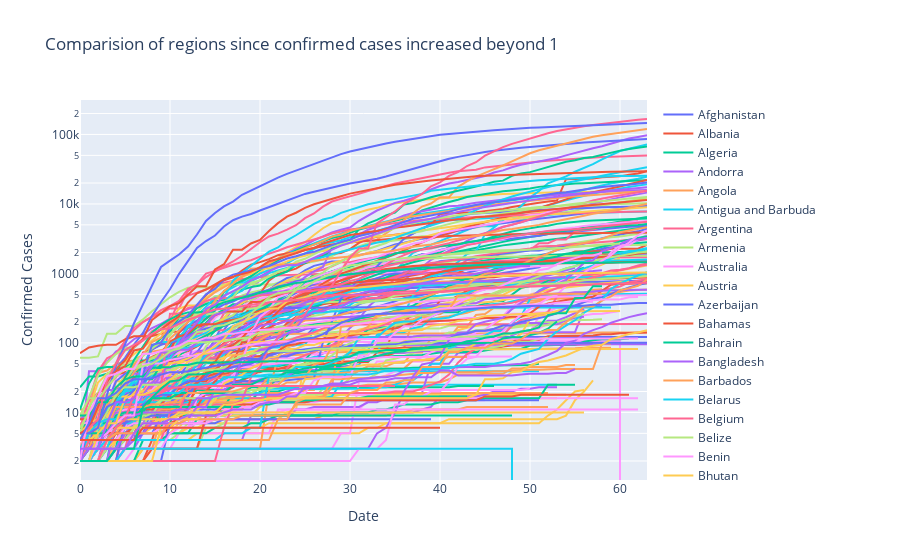

The code cell stored with this chart in its notebook:
### Code cell
start_data=[]
plot_data=[]
fig=tools.make_subplots()
n_unique_provice=df['Province_State'].nunique()
average_length=[]
cur=0
for d,group in df.groupby(['Country_Region','Province_State']):
    country=d[0]
    province=d[1]
#     print(province,country,cur,n_unique_provice)
    temp={}
    temp_df=group.copy().reset_index(drop=True)
    temp['state']=province
    temp['country']=country
    for i,r in temp_df.iterrows():
        if i:
            if r['ConfirmedCases'] > 1:
                temp['start']=r['Date']
                temp['start_index']=i
                break
    start_data.append(temp)
    if('start_index' in temp):
        average_length.append(len(group)-temp['start_index'])
        fig.append_trace(go.Scatter(y=temp_df.loc[temp['start_index']:temp['start_index']+63,'ConfirmedCases'].tolist(),
                                    name=province
                                    ),1,1)
    cur+=1
fig['layout']={
    'xaxis':{'title':'Date',},
    'yaxis':{'title':'Confirmed Cases','type':'log'},
    'title':"Comparision of regions since confirmed cases increased beyond 1"
}
# plot(fig,filename='start-date-fixed.html')
fig.show()
